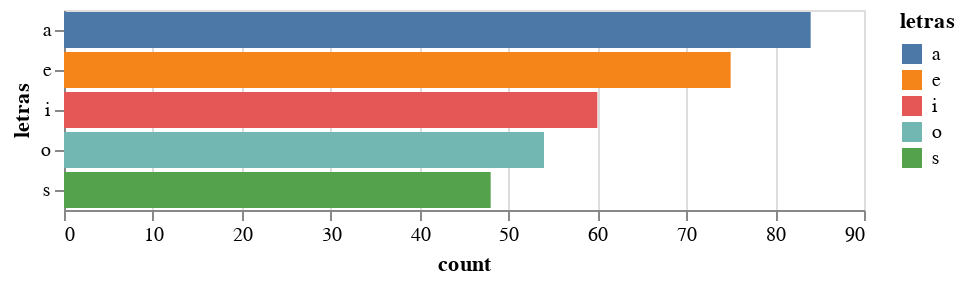

Notebook source saved alongside this figure:
### Code cell
import numpy as np
import pandas as pd
import altair as alt
data = pd.DataFrame(
    {'letras': np.array([c for c in text if c.isalpha()])}
)

alt.Chart(data).transform_aggregate(
    count='count()',
    groupby=['letras']
).transform_window(
    rank='rank(count)',
    sort=[alt.SortField('count', order='descending')]
).transform_filter(
    alt.datum.rank < 6
).mark_bar().encode(
    y=alt.Y('letras:N',
        sort=alt.EncodingSortField(field='count', op='sum', order='descending')
    ),
    x='count:Q',
    color=alt.Color('letras')
)

### Figure 1 — Vega-Lite specification as saved in the notebook (floating-point values rounded to 4 significant figures; data arrays with more than 128 entries replaced by an {"elided": "..."} marker saying what was removed)
{"config": {"view": {"continuousWidth": 400, "continuousHeight": 300}}, "data": {"name": "data-d3164e3eba899cd2f5208433da9d4e64"}, "mark": "bar", "encoding": {"color": {"type": "nominal", "field": "letras"}, "x": {"type": "quantitative", "field": "count"}, "y": {"type": "nominal", "field": "letras", "sort": {"field": "count", "op": "sum", "order": "descending"}}}, "transform": [{"aggregate": [{"op": "count", "as": "count"}], "groupby": ["letras"]}, {"window": [{"op": "rank", "field": "count", "as": "rank"}], "sort": [{"field": "count", "order": "descending"}]}, {"filter": "(datum.rank < 6)"}], "$schema": "https://vega.github.io/schema/vega-lite/v4.0.2.json", "datasets": {"data-d3164e3eba899cd2f5208433da9d4e64": {"elided": "667 records"}}}
